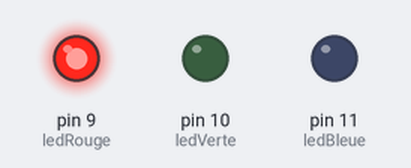
The sketch below on a simulated Arduino Uno, built with avr-gcc and run on an emulated ATmega328P. On the bench: output pins drawn as LEDs (lit = HIGH).

Above: at 0.2 s.
At 2.2 s:
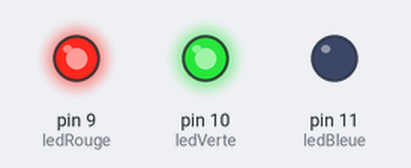
At 2.7 s:
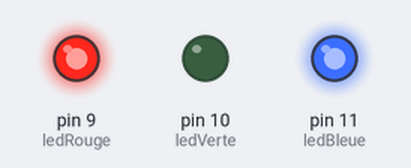
At 3.2 s:
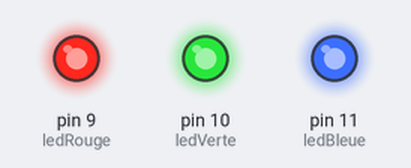
At 5.0 s:
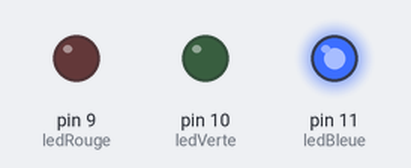
At 7.7 s:
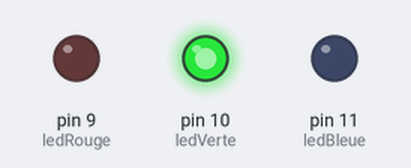
Timing chart, 0 to 8.1 s (numbered marks = the images above):
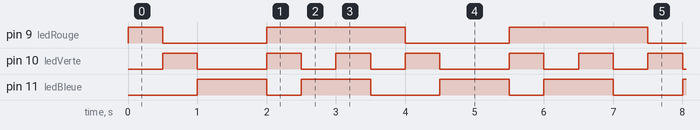

The sketch:

sortiAnaloggiqueLedRGB_o.ino
```cpp
const int ledRouge = 9;
const int ledVerte =  10;
const int ledBleue = 11;
int c;

void setup()
{
    //on déclare les broches en sorties
    pinMode(ledRouge, OUTPUT);
    pinMode(ledVerte, OUTPUT);
    pinMode(ledBleue, OUTPUT);

    //on met la valeur de chaque couleur
    analogWrite(ledRouge, 255);
    analogWrite(ledVerte, 144);
    analogWrite(ledBleue, 0);

    c=0;
}

void loop()
{
    //on ne change pas la couleur donc rien à faire dans la boucle principale
    colore(c);
    delay(500);
    c++;
    if(c==7)
    {
      c=0;
    }

}

void colore(int i)
{
  switch(i)
    {
    case 0 : //rouge
      analogWrite(ledRouge, 255);
      analogWrite(ledVerte, 0);
      analogWrite(ledBleue, 0);
    break;
    case 1 : //vert
      analogWrite(ledRouge, 0);
      analogWrite(ledVerte, 255);
      analogWrite(ledBleue, 0);
    break;
    case 2 : //bleu
      analogWrite(ledRouge, 0);
      analogWrite(ledVerte, 0);
      analogWrite(ledBleue, 255);
    break;
    case 4 : //jaune
      analogWrite(ledRouge, 255);
      analogWrite(ledVerte, 255);
      analogWrite(ledBleue, 0);
    break;
    case 5 : //violet
      analogWrite(ledRouge, 255);
      analogWrite(ledVerte, 0);
      analogWrite(ledBleue, 255);
    break;
    case 6 : ////blanc
      analogWrite(ledRouge, 255);
      analogWrite(ledVerte, 255);
      analogWrite(ledBleue, 255);
    break;
    default : //noir
      analogWrite(ledRouge, 0);
      analogWrite(ledVerte, 0);
      analogWrite(ledBleue, 255);
    break;
  }


}
```

Measured:
- by itself, pin 9 (ledRouge): alternates HIGH for 2.0 s and LOW for 1.5 s
- by itself, pin 10 (ledVerte): repeats every 3.5 s: LOW 1.0 s, 2 × (HIGH 0.50 s, LOW 0.50 s), HIGH 0.50 s
- by itself, pin 11 (ledBleue): repeats every 3.5 s: LOW 0.50 s, HIGH 1.0 s, LOW 1.0 s, HIGH 1.0 s
